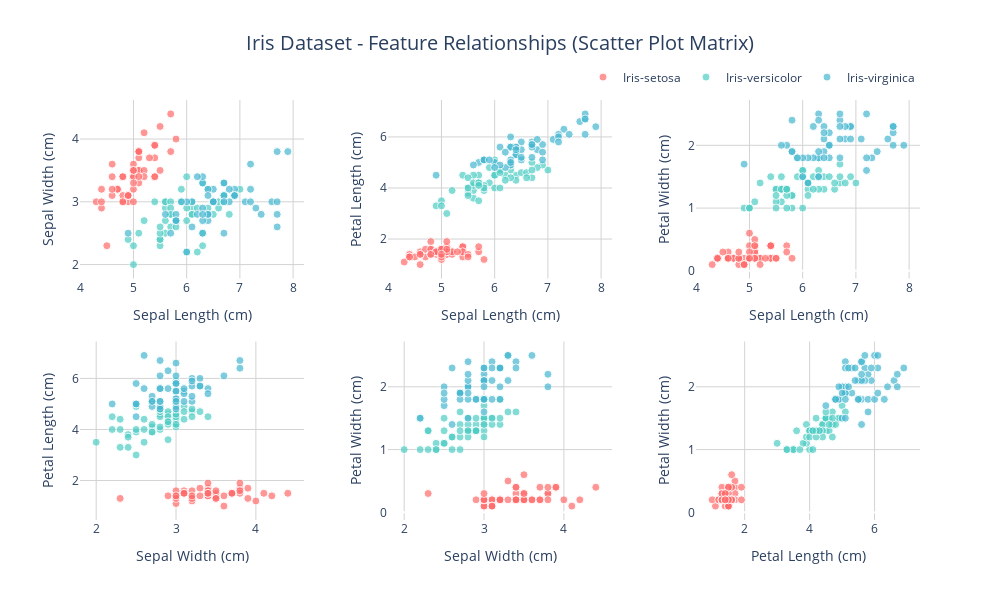
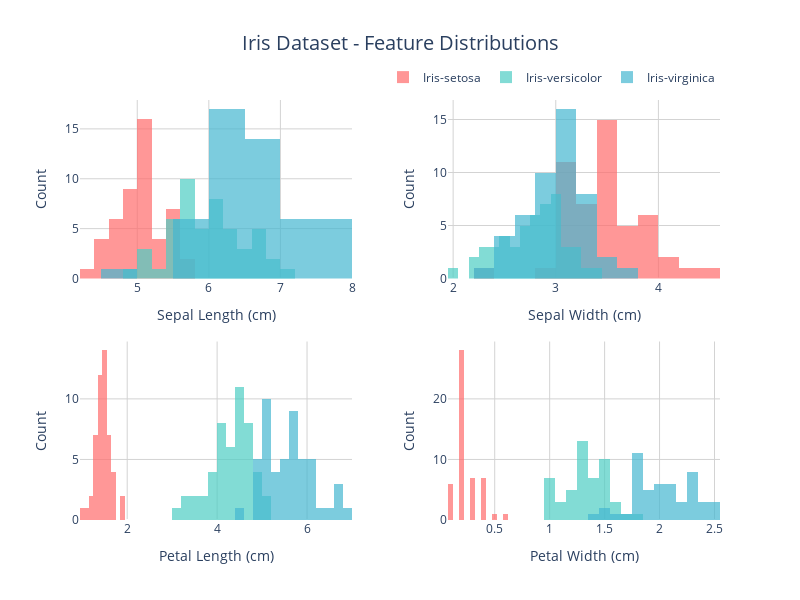

Here is the notebook cell these charts were saved with, in order:
### Code cell
# Feature columns and names
feature_cols = ['sepal_len', 'sepal_wid', 'petal_len', 'petal_wid']
feature_names = ['Sepal Length (cm)', 'Sepal Width (cm)', 'Petal Length (cm)', 'Petal Width (cm)']

# Color mapping for classes
color_discrete_map = {
    'Iris-setosa': '#FF6B6B',
    'Iris-versicolor': '#4ECDC4', 
    'Iris-virginica': '#45B7D1'
}

# 1. SCATTER PLOT MATRIX
print("Creating Scatter Plot Matrix...")

# Calculate number of unique pairs
n_features = len(feature_cols)
pairs = list(combinations(range(n_features), 2))
n_pairs = len(pairs)

# Create subplot grid (3x2 for 6 pairs)
rows = 2
cols = 3

fig_scatter = make_subplots(
    rows=rows, 
    cols=cols,
    # subplot_titles=[f"{feature_names[pair[1]]} vs {feature_names[pair[0]]}" for pair in pairs],
    vertical_spacing=0.15,
    horizontal_spacing=0.1
)

# Add scatter plots for each pair
for idx, (i, j) in enumerate(pairs):
    row = (idx // cols) + 1
    col = (idx % cols) + 1
    
    for class_name, color in color_discrete_map.items():
        class_data = df[df['class'] == class_name]
        
        fig_scatter.add_trace(
            go.Scatter(
                x=class_data[feature_cols[i]],
                y=class_data[feature_cols[j]],
                mode='markers',
                name=class_name,
                marker=dict(
                    color=color,
                    size=8,
                    opacity=0.7,
                    line=dict(width=1, color='white')
                ),
                showlegend=(idx == 0),  # Only show legend once
                legendgroup=class_name
            ),
            row=row, col=col
        )
    
    # Update axes for this subplot
    fig_scatter.update_xaxes(
        title_text=feature_names[i], 
        row=row, col=col,
        showgrid=True,
        gridcolor='lightgray'
    )
    fig_scatter.update_yaxes(
        title_text=feature_names[j], 
        row=row, col=col,
        showgrid=True,
        gridcolor='lightgray'
    )

# Update scatter plot layout
fig_scatter.update_layout(
    title={
        'text': "Iris Dataset - Feature Relationships (Scatter Plot Matrix)",
        'x': 0.5,
        'xanchor': 'center',
        'font': {'size': 20}
    },
    height=600,
    width=1000,
    showlegend=True,
    legend=dict(
        orientation="h",
        yanchor="bottom",
        y=1.02,
        xanchor="right",
        x=1
    ),
    plot_bgcolor='white'
)

fig_scatter.show()

# 2. FEATURE DISTRIBUTIONS (HISTOGRAMS)
print("Creating Feature Distribution Plots...")

fig_hist = make_subplots(
    rows=2, 
    cols=2,
    # subplot_titles=feature_names,
    vertical_spacing=0.15,
    horizontal_spacing=0.15
)

for idx, (col_name, feature_name) in enumerate(zip(feature_cols, feature_names)):
    row = (idx // 2) + 1
    col = (idx % 2) + 1
    
    for class_name, color in color_discrete_map.items():
        class_data = df[df['class'] == class_name]
        
        fig_hist.add_trace(
            go.Histogram(
                x=class_data[col_name],
                name=class_name,
                marker_color=color,
                opacity=0.7,
                nbinsx=15,
                showlegend=(idx == 0),  # Only show legend once
                legendgroup=class_name
            ),
            row=row, col=col
        )
    
    # Update axes for this subplot
    fig_hist.update_xaxes(
        title_text=feature_name, 
        row=row, col=col,
        showgrid=True,
        gridcolor='lightgray'
    )
    fig_hist.update_yaxes(
        title_text="Count", 
        row=row, col=col,
        showgrid=True,
        gridcolor='lightgray'
    )

# Update histogram layout
fig_hist.update_layout(
    title={
        'text': "Iris Dataset - Feature Distributions",
        'x': 0.5,
        'xanchor': 'center',
        'font': {'size': 20}
    },
    height=600,
    width=800,
    showlegend=True,
    legend=dict(
        orientation="h",
        yanchor="bottom",
        y=1.02,
        xanchor="right",
        x=1
    ),
    plot_bgcolor='white',
    barmode='overlay'  # Overlay histograms for better comparison
)

fig_hist.show()

### Figure 1 — Plotly figure (JSON) as saved in the notebook; plotly's stock layout.template omitted (floating-point values rounded to 4 significant figures)
{"data": [{"legendgroup": "Iris-setosa", "marker": {"color": "#FF6B6B", "line": {"color": "white", "width": 1}, "opacity": 0.7, "size": 8}, "mode": "markers", "name": "Iris-setosa", "showlegend": true, "type": "scatter", "x": [5.1, 4.9, 4.7, 4.6, 5.0, 5.4, 4.6, 5.0, 4.4, 4.9, 5.4, 4.8, 4.8, 4.3, 5.8, 5.7, 5.4, 5.1, 5.7, 5.1, 5.4, 5.1, 4.6, 5.1, 4.8, 5.0, 5.0, 5.2, 5.2, 4.7, 4.8, 5.4, 5.2, 5.5, 4.9, 5.0, 5.5, 4.9, 4.4, 5.1, 5.0, 4.5, 4.4, 5.0, 5.1, 4.8, 5.1, 4.6, 5.3, 5.0], "xaxis": "x", "y": [3.5, 3.0, 3.2, 3.1, 3.6, 3.9, 3.4, 3.4, 2.9, 3.1, 3.7, 3.4, 3.0, 3.0, 4.0, 4.4, 3.9, 3.5, 3.8, 3.8, 3.4, 3.7, 3.6, 3.3, 3.4, 3.0, 3.4, 3.5, 3.4, 3.2, 3.1, 3.4, 4.1, 4.2, 3.1, 3.2, 3.5, 3.1, 3.0, 3.4, 3.5, 2.3, 3.2, 3.5, 3.8, 3.0, 3.8, 3.2, 3.7, 3.3], "yaxis": "y"}, {"legendgroup": "Iris-versicolor", "marker": {"color": "#4ECDC4", "line": {"color": "white", "width": 1}, "opacity": 0.7, "size": 8}, "mode": "markers", "name": "Iris-versicolor", "showlegend": true, "type": "scatter", "x": [7.0, 6.4, 6.9, 5.5, 6.5, 5.7, 6.3, 4.9, 6.6, 5.2, 5.0, 5.9, 6.0, 6.1, 5.6, 6.7, 5.6, 5.8, 6.2, 5.6, 5.9, 6.1, 6.3, 6.1, 6.4, 6.6, 6.8, 6.7, 6.0, 5.7, 5.5, 5.5, 5.8, 6.0, 5.4, 6.0, 6.7, 6.3, 5.6, 5.5, 5.5, 6.1, 5.8, 5.0, 5.6, 5.7, 5.7, 6.2, 5.1, 5.7], "xaxis": "x", "y": [3.2, 3.2, 3.1, 2.3, 2.8, 2.8, 3.3, 2.4, 2.9, 2.7, 2.0, 3.0, 2.2, 2.9, 2.9, 3.1, 3.0, 2.7, 2.2, 2.5, 3.2, 2.8, 2.5, 2.8, 2.9, 3.0, 2.8, 3.0, 2.9, 2.6, 2.4, 2.4, 2.7, 2.7, 3.0, 3.4, 3.1, 2.3, 3.0, 2.5, 2.6, 3.0, 2.6, 2.3, 2.7, 3.0, 2.9, 2.9, 2.5, 2.8], "yaxis": "y"}, {"legendgroup": "Iris-virginica", "marker": {"color": "#45B7D1", "line": {"color": "white", "width": 1}, "opacity": 0.7, "size": 8}, "mode": "markers", "name": "Iris-virginica", "showlegend": true, "type": "scatter", "x": [6.3, 5.8, 7.1, 6.3, 6.5, 7.6, 4.9, 7.3, 6.7, 7.2, 6.5, 6.4, 6.8, 5.7, 5.8, 6.4, 6.5, 7.7, 7.7, 6.0, 6.9, 5.6, 7.7, 6.3, 6.7, 7.2, 6.2, 6.1, 6.4, 7.2, 7.4, 7.9, 6.4, 6.3, 6.1, 7.7, 6.3, 6.4, 6.0, 6.9, 6.7, 6.9, 5.8, 6.8, 6.7, 6.7, 6.3, 6.5, 6.2, 5.9], "xaxis": "x", "y": [3.3, 2.7, 3.0, 2.9, 3.0, 3.0, 2.5, 2.9, 2.5, 3.6, 3.2, 2.7, 3.0, 2.5, 2.8, 3.2, 3.0, 3.8, 2.6, 2.2, 3.2, 2.8, 2.8, 2.7, 3.3, 3.2, 2.8, 3.0, 2.8, 3.0, 2.8, 3.8, 2.8, 2.8, 2.6, 3.0, 3.4, 3.1, 3.0, 3.1, 3.1, 3.1, 2.7, 3.2, 3.3, 3.0, 2.5, 3.0, 3.4, 3.0], "yaxis": "y"}, {"legendgroup": "Iris-setosa", "marker": {"color": "#FF6B6B", "line": {"color": "white", "width": 1}, "opacity": 0.7, "size": 8}, "mode": "markers", "name": "Iris-setosa", "showlegend": false, "type": "scatter", "x": [5.1, 4.9, 4.7, 4.6, 5.0, 5.4, 4.6, 5.0, 4.4, 4.9, 5.4, 4.8, 4.8, 4.3, 5.8, 5.7, 5.4, 5.1, 5.7, 5.1, 5.4, 5.1, 4.6, 5.1, 4.8, 5.0, 5.0, 5.2, 5.2, 4.7, 4.8, 5.4, 5.2, 5.5, 4.9, 5.0, 5.5, 4.9, 4.4, 5.1, 5.0, 4.5, 4.4, 5.0, 5.1, 4.8, 5.1, 4.6, 5.3, 5.0], "xaxis": "x2", "y": [1.4, 1.4, 1.3, 1.5, 1.4, 1.7, 1.4, 1.5, 1.4, 1.5, 1.5, 1.6, 1.4, 1.1, 1.2, 1.5, 1.3, 1.4, 1.7, 1.5, 1.7, 1.5, 1.0, 1.7, 1.9, 1.6, 1.6, 1.5, 1.4, 1.6, 1.6, 1.5, 1.5, 1.4, 1.5, 1.2, 1.3, 1.5, 1.3, 1.5, 1.3, 1.3, 1.3, 1.6, 1.9, 1.4, 1.6, 1.4, 1.5, 1.4], "yaxis": "y2"}, {"legendgroup": "Iris-versicolor", "marker": {"color": "#4ECDC4", "line": {"color": "white", "width": 1}, "opacity": 0.7, "size": 8}, "mode": "markers", "name": "Iris-versicolor", "showlegend": false, "type": "scatter", "x": [7.0, 6.4, 6.9, 5.5, 6.5, 5.7, 6.3, 4.9, 6.6, 5.2, 5.0, 5.9, 6.0, 6.1, 5.6, 6.7, 5.6, 5.8, 6.2, 5.6, 5.9, 6.1, 6.3, 6.1, 6.4, 6.6, 6.8, 6.7, 6.0, 5.7, 5.5, 5.5, 5.8, 6.0, 5.4, 6.0, 6.7, 6.3, 5.6, 5.5, 5.5, 6.1, 5.8, 5.0, 5.6, 5.7, 5.7, 6.2, 5.1, 5.7], "xaxis": "x2", "y": [4.7, 4.5, 4.9, 4.0, 4.6, 4.5, 4.7, 3.3, 4.6, 3.9, 3.5, 4.2, 4.0, 4.7, 3.6, 4.4, 4.5, 4.1, 4.5, 3.9, 4.8, 4.0, 4.9, 4.7, 4.3, 4.4, 4.8, 5.0, 4.5, 3.5, 3.8, 3.7, 3.9, 5.1, 4.5, 4.5, 4.7, 4.4, 4.1, 4.0, 4.4, 4.6, 4.0, 3.3, 4.2, 4.2, 4.2, 4.3, 3.0, 4.1], "yaxis": "y2"}, {"legendgroup": "Iris-virginica", "marker": {"color": "#45B7D1", "line": {"color": "white", "width": 1}, "opacity": 0.7, "size": 8}, "mode": "markers", "name": "Iris-virginica", "showlegend": false, "type": "scatter", "x": [6.3, 5.8, 7.1, 6.3, 6.5, 7.6, 4.9, 7.3, 6.7, 7.2, 6.5, 6.4, 6.8, 5.7, 5.8, 6.4, 6.5, 7.7, 7.7, 6.0, 6.9, 5.6, 7.7, 6.3, 6.7, 7.2, 6.2, 6.1, 6.4, 7.2, 7.4, 7.9, 6.4, 6.3, 6.1, 7.7, 6.3, 6.4, 6.0, 6.9, 6.7, 6.9, 5.8, 6.8, 6.7, 6.7, 6.3, 6.5, 6.2, 5.9], "xaxis": "x2", "y": [6.0, 5.1, 5.9, 5.6, 5.8, 6.6, 4.5, 6.3, 5.8, 6.1, 5.1, 5.3, 5.5, 5.0, 5.1, 5.3, 5.5, 6.7, 6.9, 5.0, 5.7, 4.9, 6.7, 4.9, 5.7, 6.0, 4.8, 4.9, 5.6, 5.8, 6.1, 6.4, 5.6, 5.1, 5.6, 6.1, 5.6, 5.5, 4.8, 5.4, 5.6, 5.1, 5.1, 5.9, 5.7, 5.2, 5.0, 5.2, 5.4, 5.1], "yaxis": "y2"}, {"legendgroup": "Iris-setosa", "marker": {"color": "#FF6B6B", "line": {"color": "white", "width": 1}, "opacity": 0.7, "size": 8}, "mode": "markers", "name": "Iris-setosa", "showlegend": false, "type": "scatter", "x": [5.1, 4.9, 4.7, 4.6, 5.0, 5.4, 4.6, 5.0, 4.4, 4.9, 5.4, 4.8, 4.8, 4.3, 5.8, 5.7, 5.4, 5.1, 5.7, 5.1, 5.4, 5.1, 4.6, 5.1, 4.8, 5.0, 5.0, 5.2, 5.2, 4.7, 4.8, 5.4, 5.2, 5.5, 4.9, 5.0, 5.5, 4.9, 4.4, 5.1, 5.0, 4.5, 4.4, 5.0, 5.1, 4.8, 5.1, 4.6, 5.3, 5.0], "xaxis": "x3", "y": [0.2, 0.2, 0.2, 0.2, 0.2, 0.4, 0.3, 0.2, 0.2, 0.1, 0.2, 0.2, 0.1, 0.1, 0.2, 0.4, 0.4, 0.3, 0.3, 0.3, 0.2, 0.4, 0.2, 0.5, 0.2, 0.2, 0.4, 0.2, 0.2, 0.2, 0.2, 0.4, 0.1, 0.2, 0.1, 0.2, 0.2, 0.1, 0.2, 0.2, 0.3, 0.3, 0.2, 0.6, 0.4, 0.3, 0.2, 0.2, 0.2, 0.2], "yaxis": "y3"}, {"legendgroup": "Iris-versicolor", "marker": {"color": "#4ECDC4", "line": {"color": "white", "width": 1}, "opacity": 0.7, "size": 8}, "mode": "markers", "name": "Iris-versicolor", "showlegend": false, "type": "scatter", "x": [7.0, 6.4, 6.9, 5.5, 6.5, 5.7, 6.3, 4.9, 6.6, 5.2, 5.0, 5.9, 6.0, 6.1, 5.6, 6.7, 5.6, 5.8, 6.2, 5.6, 5.9, 6.1, 6.3, 6.1, 6.4, 6.6, 6.8, 6.7, 6.0, 5.7, 5.5, 5.5, 5.8, 6.0, 5.4, 6.0, 6.7, 6.3, 5.6, 5.5, 5.5, 6.1, 5.8, 5.0, 5.6, 5.7, 5.7, 6.2, 5.1, 5.7], "xaxis": "x3", "y": [1.4, 1.5, 1.5, 1.3, 1.5, 1.3, 1.6, 1.0, 1.3, 1.4, 1.0, 1.5, 1.0, 1.4, 1.3, 1.4, 1.5, 1.0, 1.5, 1.1, 1.8, 1.3, 1.5, 1.2, 1.3, 1.4, 1.4, 1.7, 1.5, 1.0, 1.1, 1.0, 1.2, 1.6, 1.5, 1.6, 1.5, 1.3, 1.3, 1.3, 1.2, 1.4, 1.2, 1.0, 1.3, 1.2, 1.3, 1.3, 1.1, 1.3], "yaxis": "y3"}, {"legendgroup": "Iris-virginica", "marker": {"color": "#45B7D1", "line": {"color": "white", "width": 1}, "opacity": 0.7, "size": 8}, "mode": "markers", "name": "Iris-virginica", "showlegend": false, "type": "scatter", "x": [6.3, 5.8, 7.1, 6.3, 6.5, 7.6, 4.9, 7.3, 6.7, 7.2, 6.5, 6.4, 6.8, 5.7, 5.8, 6.4, 6.5, 7.7, 7.7, 6.0, 6.9, 5.6, 7.7, 6.3, 6.7, 7.2, 6.2, 6.1, 6.4, 7.2, 7.4, 7.9, 6.4, 6.3, 6.1, 7.7, 6.3, 6.4, 6.0, 6.9, 6.7, 6.9, 5.8, 6.8, 6.7, 6.7, 6.3, 6.5, 6.2, 5.9], "xaxis": "x3", "y": [2.5, 1.9, 2.1, 1.8, 2.2, 2.1, 1.7, 1.8, 1.8, 2.5, 2.0, 1.9, 2.1, 2.0, 2.4, 2.3, 1.8, 2.2, 2.3, 1.5, 2.3, 2.0, 2.0, 1.8, 2.1, 1.8, 1.8, 1.8, 2.1, 1.6, 1.9, 2.0, 2.2, 1.5, 1.4, 2.3, 2.4, 1.8, 1.8, 2.1, 2.4, 2.3, 1.9, 2.3, 2.5, 2.3, 1.9, 2.0, 2.3, 1.8], "yaxis": "y3"}, {"legendgroup": "Iris-setosa", "marker": {"color": "#FF6B6B", "line": {"color": "white", "width": 1}, "opacity": 0.7, "size": 8}, "mode": "markers", "name": "Iris-setosa", "showlegend": false, "type": "scatter", "x": [3.5, 3.0, 3.2, 3.1, 3.6, 3.9, 3.4, 3.4, 2.9, 3.1, 3.7, 3.4, 3.0, 3.0, 4.0, 4.4, 3.9, 3.5, 3.8, 3.8, 3.4, 3.7, 3.6, 3.3, 3.4, 3.0, 3.4, 3.5, 3.4, 3.2, 3.1, 3.4, 4.1, 4.2, 3.1, 3.2, 3.5, 3.1, 3.0, 3.4, 3.5, 2.3, 3.2, 3.5, 3.8, 3.0, 3.8, 3.2, 3.7, 3.3], "xaxis": "x4", "y": [1.4, 1.4, 1.3, 1.5, 1.4, 1.7, 1.4, 1.5, 1.4, 1.5, 1.5, 1.6, 1.4, 1.1, 1.2, 1.5, 1.3, 1.4, 1.7, 1.5, 1.7, 1.5, 1.0, 1.7, 1.9, 1.6, 1.6, 1.5, 1.4, 1.6, 1.6, 1.5, 1.5, 1.4, 1.5, 1.2, 1.3, 1.5, 1.3, 1.5, 1.3, 1.3, 1.3, 1.6, 1.9, 1.4, 1.6, 1.4, 1.5, 1.4], "yaxis": "y4"}, {"legendgroup": "Iris-versicolor", "marker": {"color": "#4ECDC4", "line": {"color": "white", "width": 1}, "opacity": 0.7, "size": 8}, "mode": "markers", "name": "Iris-versicolor", "showlegend": false, "type": "scatter", "x": [3.2, 3.2, 3.1, 2.3, 2.8, 2.8, 3.3, 2.4, 2.9, 2.7, 2.0, 3.0, 2.2, 2.9, 2.9, 3.1, 3.0, 2.7, 2.2, 2.5, 3.2, 2.8, 2.5, 2.8, 2.9, 3.0, 2.8, 3.0, 2.9, 2.6, 2.4, 2.4, 2.7, 2.7, 3.0, 3.4, 3.1, 2.3, 3.0, 2.5, 2.6, 3.0, 2.6, 2.3, 2.7, 3.0, 2.9, 2.9, 2.5, 2.8], "xaxis": "x4", "y": [4.7, 4.5, 4.9, 4.0, 4.6, 4.5, 4.7, 3.3, 4.6, 3.9, 3.5, 4.2, 4.0, 4.7, 3.6, 4.4, 4.5, 4.1, 4.5, 3.9, 4.8, 4.0, 4.9, 4.7, 4.3, 4.4, 4.8, 5.0, 4.5, 3.5, 3.8, 3.7, 3.9, 5.1, 4.5, 4.5, 4.7, 4.4, 4.1, 4.0, 4.4, 4.6, 4.0, 3.3, 4.2, 4.2, 4.2, 4.3, 3.0, 4.1], "yaxis": "y4"}, {"legendgroup": "Iris-virginica", "marker": {"color": "#45B7D1", "line": {"color": "white", "width": 1}, "opacity": 0.7, "size": 8}, "mode": "markers", "name": "Iris-virginica", "showlegend": false, "type": "scatter", "x": [3.3, 2.7, 3.0, 2.9, 3.0, 3.0, 2.5, 2.9, 2.5, 3.6, 3.2, 2.7, 3.0, 2.5, 2.8, 3.2, 3.0, 3.8, 2.6, 2.2, 3.2, 2.8, 2.8, 2.7, 3.3, 3.2, 2.8, 3.0, 2.8, 3.0, 2.8, 3.8, 2.8, 2.8, 2.6, 3.0, 3.4, 3.1, 3.0, 3.1, 3.1, 3.1, 2.7, 3.2, 3.3, 3.0, 2.5, 3.0, 3.4, 3.0], "xaxis": "x4", "y": [6.0, 5.1, 5.9, 5.6, 5.8, 6.6, 4.5, 6.3, 5.8, 6.1, 5.1, 5.3, 5.5, 5.0, 5.1, 5.3, 5.5, 6.7, 6.9, 5.0, 5.7, 4.9, 6.7, 4.9, 5.7, 6.0, 4.8, 4.9, 5.6, 5.8, 6.1, 6.4, 5.6, 5.1, 5.6, 6.1, 5.6, 5.5, 4.8, 5.4, 5.6, 5.1, 5.1, 5.9, 5.7, 5.2, 5.0, 5.2, 5.4, 5.1], "yaxis": "y4"}, {"legendgroup": "Iris-setosa", "marker": {"color": "#FF6B6B", "line": {"color": "white", "width": 1}, "opacity": 0.7, "size": 8}, "mode": "markers", "name": "Iris-setosa", "showlegend": false, "type": "scatter", "x": [3.5, 3.0, 3.2, 3.1, 3.6, 3.9, 3.4, 3.4, 2.9, 3.1, 3.7, 3.4, 3.0, 3.0, 4.0, 4.4, 3.9, 3.5, 3.8, 3.8, 3.4, 3.7, 3.6, 3.3, 3.4, 3.0, 3.4, 3.5, 3.4, 3.2, 3.1, 3.4, 4.1, 4.2, 3.1, 3.2, 3.5, 3.1, 3.0, 3.4, 3.5, 2.3, 3.2, 3.5, 3.8, 3.0, 3.8, 3.2, 3.7, 3.3], "xaxis": "x5", "y": [0.2, 0.2, 0.2, 0.2, 0.2, 0.4, 0.3, 0.2, 0.2, 0.1, 0.2, 0.2, 0.1, 0.1, 0.2, 0.4, 0.4, 0.3, 0.3, 0.3, 0.2, 0.4, 0.2, 0.5, 0.2, 0.2, 0.4, 0.2, 0.2, 0.2, 0.2, 0.4, 0.1, 0.2, 0.1, 0.2, 0.2, 0.1, 0.2, 0.2, 0.3, 0.3, 0.2, 0.6, 0.4, 0.3, 0.2, 0.2, 0.2, 0.2], "yaxis": "y5"}, {"legendgroup": "Iris-versicolor", "marker": {"color": "#4ECDC4", "line": {"color": "white", "width": 1}, "opacity": 0.7, "size": 8}, "mode": "markers", "name": "Iris-versicolor", "showlegend": false, "type": "scatter", "x": [3.2, 3.2, 3.1, 2.3, 2.8, 2.8, 3.3, 2.4, 2.9, 2.7, 2.0, 3.0, 2.2, 2.9, 2.9, 3.1, 3.0, 2.7, 2.2, 2.5, 3.2, 2.8, 2.5, 2.8, 2.9, 3.0, 2.8, 3.0, 2.9, 2.6, 2.4, 2.4, 2.7, 2.7, 3.0, 3.4, 3.1, 2.3, 3.0, 2.5, 2.6, 3.0, 2.6, 2.3, 2.7, 3.0, 2.9, 2.9, 2.5, 2.8], "xaxis": "x5", "y": [1.4, 1.5, 1.5, 1.3, 1.5, 1.3, 1.6, 1.0, 1.3, 1.4, 1.0, 1.5, 1.0, 1.4, 1.3, 1.4, 1.5, 1.0, 1.5, 1.1, 1.8, 1.3, 1.5, 1.2, 1.3, 1.4, 1.4, 1.7, 1.5, 1.0, 1.1, 1.0, 1.2, 1.6, 1.5, 1.6, 1.5, 1.3, 1.3, 1.3, 1.2, 1.4, 1.2, 1.0, 1.3, 1.2, 1.3, 1.3, 1.1, 1.3], "yaxis": "y5"}, {"legendgroup": "Iris-virginica", "marker": {"color": "#45B7D1", "line": {"color": "white", "width": 1}, "opacity": 0.7, "size": 8}, "mode": "markers", "name": "Iris-virginica", "showlegend": false, "type": "scatter", "x": [3.3, 2.7, 3.0, 2.9, 3.0, 3.0, 2.5, 2.9, 2.5, 3.6, 3.2, 2.7, 3.0, 2.5, 2.8, 3.2, 3.0, 3.8, 2.6, 2.2, 3.2, 2.8, 2.8, 2.7, 3.3, 3.2, 2.8, 3.0, 2.8, 3.0, 2.8, 3.8, 2.8, 2.8, 2.6, 3.0, 3.4, 3.1, 3.0, 3.1, 3.1, 3.1, 2.7, 3.2, 3.3, 3.0, 2.5, 3.0, 3.4, 3.0], "xaxis": "x5", "y": [2.5, 1.9, 2.1, 1.8, 2.2, 2.1, 1.7, 1.8, 1.8, 2.5, 2.0, 1.9, 2.1, 2.0, 2.4, 2.3, 1.8, 2.2, 2.3, 1.5, 2.3, 2.0, 2.0, 1.8, 2.1, 1.8, 1.8, 1.8, 2.1, 1.6, 1.9, 2.0, 2.2, 1.5, 1.4, 2.3, 2.4, 1.8, 1.8, 2.1, 2.4, 2.3, 1.9, 2.3, 2.5, 2.3, 1.9, 2.0, 2.3, 1.8], "yaxis": "y5"}, {"legendgroup": "Iris-setosa", "marker": {"color": "#FF6B6B", "line": {"color": "white", "width": 1}, "opacity": 0.7, "size": 8}, "mode": "markers", "name": "Iris-setosa", "showlegend": false, "type": "scatter", "x": [1.4, 1.4, 1.3, 1.5, 1.4, 1.7, 1.4, 1.5, 1.4, 1.5, 1.5, 1.6, 1.4, 1.1, 1.2, 1.5, 1.3, 1.4, 1.7, 1.5, 1.7, 1.5, 1.0, 1.7, 1.9, 1.6, 1.6, 1.5, 1.4, 1.6, 1.6, 1.5, 1.5, 1.4, 1.5, 1.2, 1.3, 1.5, 1.3, 1.5, 1.3, 1.3, 1.3, 1.6, 1.9, 1.4, 1.6, 1.4, 1.5, 1.4], "xaxis": "x6", "y": [0.2, 0.2, 0.2, 0.2, 0.2, 0.4, 0.3, 0.2, 0.2, 0.1, 0.2, 0.2, 0.1, 0.1, 0.2, 0.4, 0.4, 0.3, 0.3, 0.3, 0.2, 0.4, 0.2, 0.5, 0.2, 0.2, 0.4, 0.2, 0.2, 0.2, 0.2, 0.4, 0.1, 0.2, 0.1, 0.2, 0.2, 0.1, 0.2, 0.2, 0.3, 0.3, 0.2, 0.6, 0.4, 0.3, 0.2, 0.2, 0.2, 0.2], "yaxis": "y6"}, {"legendgroup": "Iris-versicolor", "marker": {"color": "#4ECDC4", "line": {"color": "white", "width": 1}, "opacity": 0.7, "size": 8}, "mode": "markers", "name": "Iris-versicolor", "showlegend": false, "type": "scatter", "x": [4.7, 4.5, 4.9, 4.0, 4.6, 4.5, 4.7, 3.3, 4.6, 3.9, 3.5, 4.2, 4.0, 4.7, 3.6, 4.4, 4.5, 4.1, 4.5, 3.9, 4.8, 4.0, 4.9, 4.7, 4.3, 4.4, 4.8, 5.0, 4.5, 3.5, 3.8, 3.7, 3.9, 5.1, 4.5, 4.5, 4.7, 4.4, 4.1, 4.0, 4.4, 4.6, 4.0, 3.3, 4.2, 4.2, 4.2, 4.3, 3.0, 4.1], "xaxis": "x6", "y": [1.4, 1.5, 1.5, 1.3, 1.5, 1.3, 1.6, 1.0, 1.3, 1.4, 1.0, 1.5, 1.0, 1.4, 1.3, 1.4, 1.5, 1.0, 1.5, 1.1, 1.8, 1.3, 1.5, 1.2, 1.3, 1.4, 1.4, 1.7, 1.5, 1.0, 1.1, 1.0, 1.2, 1.6, 1.5, 1.6, 1.5, 1.3, 1.3, 1.3, 1.2, 1.4, 1.2, 1.0, 1.3, 1.2, 1.3, 1.3, 1.1, 1.3], "yaxis": "y6"}, {"legendgroup": "Iris-virginica", "marker": {"color": "#45B7D1", "line": {"color": "white", "width": 1}, "opacity": 0.7, "size": 8}, "mode": "markers", "name": "Iris-virginica", "showlegend": false, "type": "scatter", "x": [6.0, 5.1, 5.9, 5.6, 5.8, 6.6, 4.5, 6.3, 5.8, 6.1, 5.1, 5.3, 5.5, 5.0, 5.1, 5.3, 5.5, 6.7, 6.9, 5.0, 5.7, 4.9, 6.7, 4.9, 5.7, 6.0, 4.8, 4.9, 5.6, 5.8, 6.1, 6.4, 5.6, 5.1, 5.6, 6.1, 5.6, 5.5, 4.8, 5.4, 5.6, 5.1, 5.1, 5.9, 5.7, 5.2, 5.0, 5.2, 5.4, 5.1], "xaxis": "x6", "y": [2.5, 1.9, 2.1, 1.8, 2.2, 2.1, 1.7, 1.8, 1.8, 2.5, 2.0, 1.9, 2.1, 2.0, 2.4, 2.3, 1.8, 2.2, 2.3, 1.5, 2.3, 2.0, 2.0, 1.8, 2.1, 1.8, 1.8, 1.8, 2.1, 1.6, 1.9, 2.0, 2.2, 1.5, 1.4, 2.3, 2.4, 1.8, 1.8, 2.1, 2.4, 2.3, 1.9, 2.3, 2.5, 2.3, 1.9, 2.0, 2.3, 1.8], "yaxis": "y6"}], "layout": {"height": 600, "legend": {"orientation": "h", "x": 1, "xanchor": "right", "y": 1.02, "yanchor": "bottom"}, "plot_bgcolor": "white", "showlegend": true, "title": {"font": {"size": 20}, "text": "Iris Dataset - Feature Relationships (Scatter Plot Matrix)", "x": 0.5, "xanchor": "center"}, "width": 1000, "xaxis": {"anchor": "y", "domain": [0, 0.2667], "gridcolor": "lightgray", "showgrid": true, "title": {"text": "Sepal Length (cm)"}}, "xaxis2": {"anchor": "y2", "domain": [0.3667, 0.6333], "gridcolor": "lightgray", "showgrid": true, "title": {"text": "Sepal Length (cm)"}}, "xaxis3": {"anchor": "y3", "domain": [0.7333, 1], "gridcolor": "lightgray", "showgrid": true, "title": {"text": "Sepal Length (cm)"}}, "xaxis4": {"anchor": "y4", "domain": [0, 0.2667], "gridcolor": "lightgray", "showgrid": true, "title": {"text": "Sepal Width (cm)"}}, "xaxis5": {"anchor": "y5", "domain": [0.3667, 0.6333], "gridcolor": "lightgray", "showgrid": true, "title": {"text": "Sepal Width (cm)"}}, "xaxis6": {"anchor": "y6", "domain": [0.7333, 1], "gridcolor": "lightgray", "showgrid": true, "title": {"text": "Petal Length (cm)"}}, "yaxis": {"anchor": "x", "domain": [0.575, 1], "gridcolor": "lightgray", "showgrid": true, "title": {"text": "Sepal Width (cm)"}}, "yaxis2": {"anchor": "x2", "domain": [0.575, 1], "gridcolor": "lightgray", "showgrid": true, "title": {"text": "Petal Length (cm)"}}, "yaxis3": {"anchor": "x3", "domain": [0.575, 1], "gridcolor": "lightgray", "showgrid": true, "title": {"text": "Petal Width (cm)"}}, "yaxis4": {"anchor": "x4", "domain": [0, 0.425], "gridcolor": "lightgray", "showgrid": true, "title": {"text": "Petal Length (cm)"}}, "yaxis5": {"anchor": "x5", "domain": [0, 0.425], "gridcolor": "lightgray", "showgrid": true, "title": {"text": "Petal Width (cm)"}}, "yaxis6": {"anchor": "x6", "domain": [0, 0.425], "gridcolor": "lightgray", "showgrid": true, "title": {"text": "Petal Width (cm)"}}}}

### Figure 2 — Plotly figure (JSON) as saved in the notebook; plotly's stock layout.template omitted (floating-point values rounded to 4 significant figures)
{"data": [{"legendgroup": "Iris-setosa", "marker": {"color": "#FF6B6B"}, "name": "Iris-setosa", "nbinsx": 15, "opacity": 0.7, "showlegend": true, "type": "histogram", "x": [5.1, 4.9, 4.7, 4.6, 5.0, 5.4, 4.6, 5.0, 4.4, 4.9, 5.4, 4.8, 4.8, 4.3, 5.8, 5.7, 5.4, 5.1, 5.7, 5.1, 5.4, 5.1, 4.6, 5.1, 4.8, 5.0, 5.0, 5.2, 5.2, 4.7, 4.8, 5.4, 5.2, 5.5, 4.9, 5.0, 5.5, 4.9, 4.4, 5.1, 5.0, 4.5, 4.4, 5.0, 5.1, 4.8, 5.1, 4.6, 5.3, 5.0], "xaxis": "x", "yaxis": "y"}, {"legendgroup": "Iris-versicolor", "marker": {"color": "#4ECDC4"}, "name": "Iris-versicolor", "nbinsx": 15, "opacity": 0.7, "showlegend": true, "type": "histogram", "x": [7.0, 6.4, 6.9, 5.5, 6.5, 5.7, 6.3, 4.9, 6.6, 5.2, 5.0, 5.9, 6.0, 6.1, 5.6, 6.7, 5.6, 5.8, 6.2, 5.6, 5.9, 6.1, 6.3, 6.1, 6.4, 6.6, 6.8, 6.7, 6.0, 5.7, 5.5, 5.5, 5.8, 6.0, 5.4, 6.0, 6.7, 6.3, 5.6, 5.5, 5.5, 6.1, 5.8, 5.0, 5.6, 5.7, 5.7, 6.2, 5.1, 5.7], "xaxis": "x", "yaxis": "y"}, {"legendgroup": "Iris-virginica", "marker": {"color": "#45B7D1"}, "name": "Iris-virginica", "nbinsx": 15, "opacity": 0.7, "showlegend": true, "type": "histogram", "x": [6.3, 5.8, 7.1, 6.3, 6.5, 7.6, 4.9, 7.3, 6.7, 7.2, 6.5, 6.4, 6.8, 5.7, 5.8, 6.4, 6.5, 7.7, 7.7, 6.0, 6.9, 5.6, 7.7, 6.3, 6.7, 7.2, 6.2, 6.1, 6.4, 7.2, 7.4, 7.9, 6.4, 6.3, 6.1, 7.7, 6.3, 6.4, 6.0, 6.9, 6.7, 6.9, 5.8, 6.8, 6.7, 6.7, 6.3, 6.5, 6.2, 5.9], "xaxis": "x", "yaxis": "y"}, {"legendgroup": "Iris-setosa", "marker": {"color": "#FF6B6B"}, "name": "Iris-setosa", "nbinsx": 15, "opacity": 0.7, "showlegend": false, "type": "histogram", "x": [3.5, 3.0, 3.2, 3.1, 3.6, 3.9, 3.4, 3.4, 2.9, 3.1, 3.7, 3.4, 3.0, 3.0, 4.0, 4.4, 3.9, 3.5, 3.8, 3.8, 3.4, 3.7, 3.6, 3.3, 3.4, 3.0, 3.4, 3.5, 3.4, 3.2, 3.1, 3.4, 4.1, 4.2, 3.1, 3.2, 3.5, 3.1, 3.0, 3.4, 3.5, 2.3, 3.2, 3.5, 3.8, 3.0, 3.8, 3.2, 3.7, 3.3], "xaxis": "x2", "yaxis": "y2"}, {"legendgroup": "Iris-versicolor", "marker": {"color": "#4ECDC4"}, "name": "Iris-versicolor", "nbinsx": 15, "opacity": 0.7, "showlegend": false, "type": "histogram", "x": [3.2, 3.2, 3.1, 2.3, 2.8, 2.8, 3.3, 2.4, 2.9, 2.7, 2.0, 3.0, 2.2, 2.9, 2.9, 3.1, 3.0, 2.7, 2.2, 2.5, 3.2, 2.8, 2.5, 2.8, 2.9, 3.0, 2.8, 3.0, 2.9, 2.6, 2.4, 2.4, 2.7, 2.7, 3.0, 3.4, 3.1, 2.3, 3.0, 2.5, 2.6, 3.0, 2.6, 2.3, 2.7, 3.0, 2.9, 2.9, 2.5, 2.8], "xaxis": "x2", "yaxis": "y2"}, {"legendgroup": "Iris-virginica", "marker": {"color": "#45B7D1"}, "name": "Iris-virginica", "nbinsx": 15, "opacity": 0.7, "showlegend": false, "type": "histogram", "x": [3.3, 2.7, 3.0, 2.9, 3.0, 3.0, 2.5, 2.9, 2.5, 3.6, 3.2, 2.7, 3.0, 2.5, 2.8, 3.2, 3.0, 3.8, 2.6, 2.2, 3.2, 2.8, 2.8, 2.7, 3.3, 3.2, 2.8, 3.0, 2.8, 3.0, 2.8, 3.8, 2.8, 2.8, 2.6, 3.0, 3.4, 3.1, 3.0, 3.1, 3.1, 3.1, 2.7, 3.2, 3.3, 3.0, 2.5, 3.0, 3.4, 3.0], "xaxis": "x2", "yaxis": "y2"}, {"legendgroup": "Iris-setosa", "marker": {"color": "#FF6B6B"}, "name": "Iris-setosa", "nbinsx": 15, "opacity": 0.7, "showlegend": false, "type": "histogram", "x": [1.4, 1.4, 1.3, 1.5, 1.4, 1.7, 1.4, 1.5, 1.4, 1.5, 1.5, 1.6, 1.4, 1.1, 1.2, 1.5, 1.3, 1.4, 1.7, 1.5, 1.7, 1.5, 1.0, 1.7, 1.9, 1.6, 1.6, 1.5, 1.4, 1.6, 1.6, 1.5, 1.5, 1.4, 1.5, 1.2, 1.3, 1.5, 1.3, 1.5, 1.3, 1.3, 1.3, 1.6, 1.9, 1.4, 1.6, 1.4, 1.5, 1.4], "xaxis": "x3", "yaxis": "y3"}, {"legendgroup": "Iris-versicolor", "marker": {"color": "#4ECDC4"}, "name": "Iris-versicolor", "nbinsx": 15, "opacity": 0.7, "showlegend": false, "type": "histogram", "x": [4.7, 4.5, 4.9, 4.0, 4.6, 4.5, 4.7, 3.3, 4.6, 3.9, 3.5, 4.2, 4.0, 4.7, 3.6, 4.4, 4.5, 4.1, 4.5, 3.9, 4.8, 4.0, 4.9, 4.7, 4.3, 4.4, 4.8, 5.0, 4.5, 3.5, 3.8, 3.7, 3.9, 5.1, 4.5, 4.5, 4.7, 4.4, 4.1, 4.0, 4.4, 4.6, 4.0, 3.3, 4.2, 4.2, 4.2, 4.3, 3.0, 4.1], "xaxis": "x3", "yaxis": "y3"}, {"legendgroup": "Iris-virginica", "marker": {"color": "#45B7D1"}, "name": "Iris-virginica", "nbinsx": 15, "opacity": 0.7, "showlegend": false, "type": "histogram", "x": [6.0, 5.1, 5.9, 5.6, 5.8, 6.6, 4.5, 6.3, 5.8, 6.1, 5.1, 5.3, 5.5, 5.0, 5.1, 5.3, 5.5, 6.7, 6.9, 5.0, 5.7, 4.9, 6.7, 4.9, 5.7, 6.0, 4.8, 4.9, 5.6, 5.8, 6.1, 6.4, 5.6, 5.1, 5.6, 6.1, 5.6, 5.5, 4.8, 5.4, 5.6, 5.1, 5.1, 5.9, 5.7, 5.2, 5.0, 5.2, 5.4, 5.1], "xaxis": "x3", "yaxis": "y3"}, {"legendgroup": "Iris-setosa", "marker": {"color": "#FF6B6B"}, "name": "Iris-setosa", "nbinsx": 15, "opacity": 0.7, "showlegend": false, "type": "histogram", "x": [0.2, 0.2, 0.2, 0.2, 0.2, 0.4, 0.3, 0.2, 0.2, 0.1, 0.2, 0.2, 0.1, 0.1, 0.2, 0.4, 0.4, 0.3, 0.3, 0.3, 0.2, 0.4, 0.2, 0.5, 0.2, 0.2, 0.4, 0.2, 0.2, 0.2, 0.2, 0.4, 0.1, 0.2, 0.1, 0.2, 0.2, 0.1, 0.2, 0.2, 0.3, 0.3, 0.2, 0.6, 0.4, 0.3, 0.2, 0.2, 0.2, 0.2], "xaxis": "x4", "yaxis": "y4"}, {"legendgroup": "Iris-versicolor", "marker": {"color": "#4ECDC4"}, "name": "Iris-versicolor", "nbinsx": 15, "opacity": 0.7, "showlegend": false, "type": "histogram", "x": [1.4, 1.5, 1.5, 1.3, 1.5, 1.3, 1.6, 1.0, 1.3, 1.4, 1.0, 1.5, 1.0, 1.4, 1.3, 1.4, 1.5, 1.0, 1.5, 1.1, 1.8, 1.3, 1.5, 1.2, 1.3, 1.4, 1.4, 1.7, 1.5, 1.0, 1.1, 1.0, 1.2, 1.6, 1.5, 1.6, 1.5, 1.3, 1.3, 1.3, 1.2, 1.4, 1.2, 1.0, 1.3, 1.2, 1.3, 1.3, 1.1, 1.3], "xaxis": "x4", "yaxis": "y4"}, {"legendgroup": "Iris-virginica", "marker": {"color": "#45B7D1"}, "name": "Iris-virginica", "nbinsx": 15, "opacity": 0.7, "showlegend": false, "type": "histogram", "x": [2.5, 1.9, 2.1, 1.8, 2.2, 2.1, 1.7, 1.8, 1.8, 2.5, 2.0, 1.9, 2.1, 2.0, 2.4, 2.3, 1.8, 2.2, 2.3, 1.5, 2.3, 2.0, 2.0, 1.8, 2.1, 1.8, 1.8, 1.8, 2.1, 1.6, 1.9, 2.0, 2.2, 1.5, 1.4, 2.3, 2.4, 1.8, 1.8, 2.1, 2.4, 2.3, 1.9, 2.3, 2.5, 2.3, 1.9, 2.0, 2.3, 1.8], "xaxis": "x4", "yaxis": "y4"}], "layout": {"barmode": "overlay", "height": 600, "legend": {"orientation": "h", "x": 1, "xanchor": "right", "y": 1.02, "yanchor": "bottom"}, "plot_bgcolor": "white", "showlegend": true, "title": {"font": {"size": 20}, "text": "Iris Dataset - Feature Distributions", "x": 0.5, "xanchor": "center"}, "width": 800, "xaxis": {"anchor": "y", "domain": [0, 0.425], "gridcolor": "lightgray", "showgrid": true, "title": {"text": "Sepal Length (cm)"}}, "xaxis2": {"anchor": "y2", "domain": [0.575, 1], "gridcolor": "lightgray", "showgrid": true, "title": {"text": "Sepal Width (cm)"}}, "xaxis3": {"anchor": "y3", "domain": [0, 0.425], "gridcolor": "lightgray", "showgrid": true, "title": {"text": "Petal Length (cm)"}}, "xaxis4": {"anchor": "y4", "domain": [0.575, 1], "gridcolor": "lightgray", "showgrid": true, "title": {"text": "Petal Width (cm)"}}, "yaxis": {"anchor": "x", "domain": [0.575, 1], "gridcolor": "lightgray", "showgrid": true, "title": {"text": "Count"}}, "yaxis2": {"anchor": "x2", "domain": [0.575, 1], "gridcolor": "lightgray", "showgrid": true, "title": {"text": "Count"}}, "yaxis3": {"anchor": "x3", "domain": [0, 0.425], "gridcolor": "lightgray", "showgrid": true, "title": {"text": "Count"}}, "yaxis4": {"anchor": "x4", "domain": [0, 0.425], "gridcolor": "lightgray", "showgrid": true, "title": {"text": "Count"}}}}
